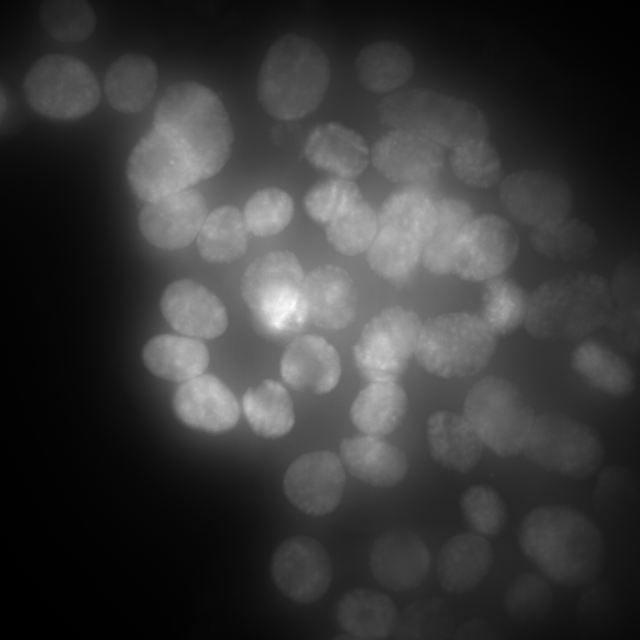
%> input picture project/data/CMV_smFISH/DAPI/DAPI_E.tif, 1280 x 1280 px (shown at 1/2 size)
$ octave image_E.m   (GNU Octave 9; MATLAB toolbox functions it lacks are replaced by stand-ins)
%> lines starting %> are read from the running program, lines starting %| are printed output that depends on the picture; in (x1, y1, x2, y2) boxes, pixels count from 0 and x2, y2 are one past the last pixel; in counts of white or black regions, pixels touching at a corner belong together; the program's own positions count from 1; long printed decimals are rounded
% IMAGES: E

%% GLOBAL VARIABLES
global area_size_thresh
global single_mrna_thresh
global nascent_intensity_thresh

% threshold area size for nuclei detection
area_size_thresh = 5000;

% threshold intensity for single mRNA molecule
single_mrna_thresh  = 0.01;

% threshold intensity for nascent mRNA at transcription site
nascent_intensity_thresh = 7;


%% STEP 1
% Load in DAPI and mRNA images
% Segment DAPI image into objects
% Calculate area of each object to isolate nuclei

fprintf('IMAGES: E\n')
fprintf('RUNNING STEP 1:\n\n')

addpath(genpath('data/CMV_smFISH/'));
dapi_file = 'DAPI/DAPI_E.tif';
mrna_file = 'mRNA/mRNA_E.tif';

dapi_img = im2double(imread(dapi_file));
%> dapi_img: size 1280x1280 double; min 0.00287, max 0.409, mean 0.0953
mrna_img = im2double(imread(mrna_file));
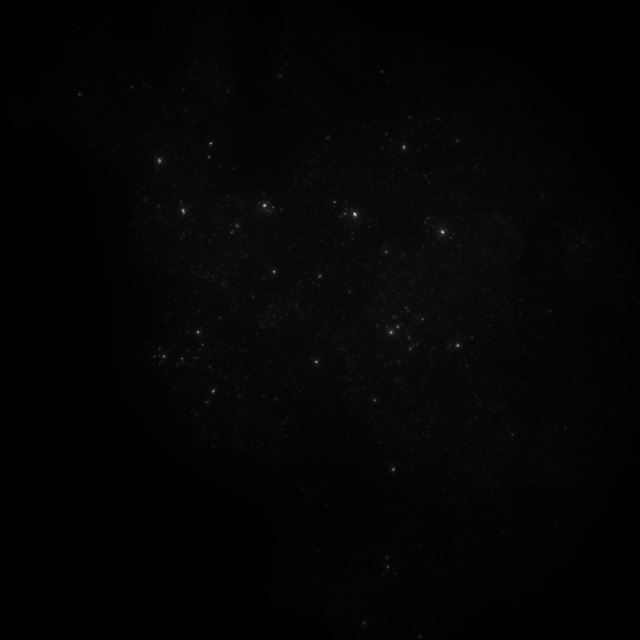
%> input picture project/data/CMV_smFISH/mRNA/mRNA_E.tif, 1280 x 1280 px (shown at 1/2 size)
%> mrna_img: size 1280x1280 double; min 0.00182, max 0.376, mean 0.00851

% [7 lines of commented-out code are left out]

[areas, labels, num_objects, num_nuclei, dapi_binary_img] = isolate_nuclei(dapi_img);
%> in isolate_nuclei, `binary_dapi = imbinarize(filtered_dapi, threshold);`:
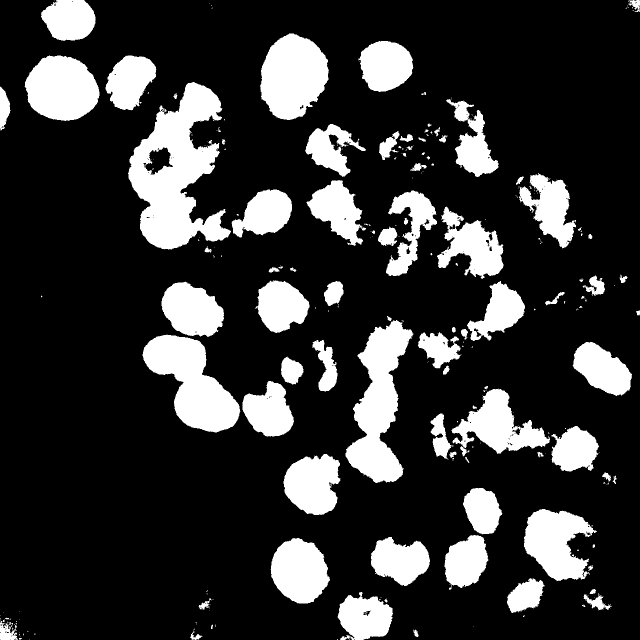
%> binary_dapi: size 1280x1280 logical (shown at 1/2 size); 20.3% white; 292 white regions (200 under 20 px), largest, box (x1, y1, x2, y2) and area: (256, 164, 462, 499) 35455, (691, 640, 827, 966) 22183, (285, 669, 481, 865) 19978
%> in isolate_nuclei, `filled_dapi = imfill(binary_dapi, 'holes');`: filled_dapi: size 1280x1280 logical; 20.4% white; 287 white regions (195 under 20 px), largest, box (x1, y1, x2, y2) and area: (256, 164, 462, 499) 37202, (691, 640, 827, 966) 22184, (285, 669, 481, 865) 19978
%> in isolate_nuclei, `D = -bwdist(~filled_dapi);`:
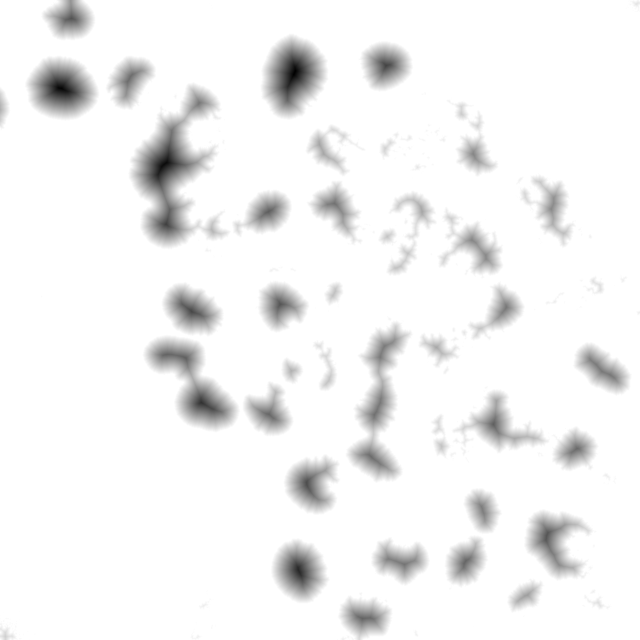
%> D: size 1280x1280 single (shown at 1/2 size); min -64.26, max 0, mean -2.96; drawn with min black and max white
%> in isolate_nuclei, `mask = imextendedmin(D, 5);`: mask: size 1280x1280 logical; 0.79% white; 58 white regions, largest, box (x1, y1, x2, y2) and area: (1177, 714, 1233, 760) 610, (323, 705, 377, 725) 404, (784, 498, 822, 541) 399
%> in isolate_nuclei, `Ld2 = watershed(D2);`:
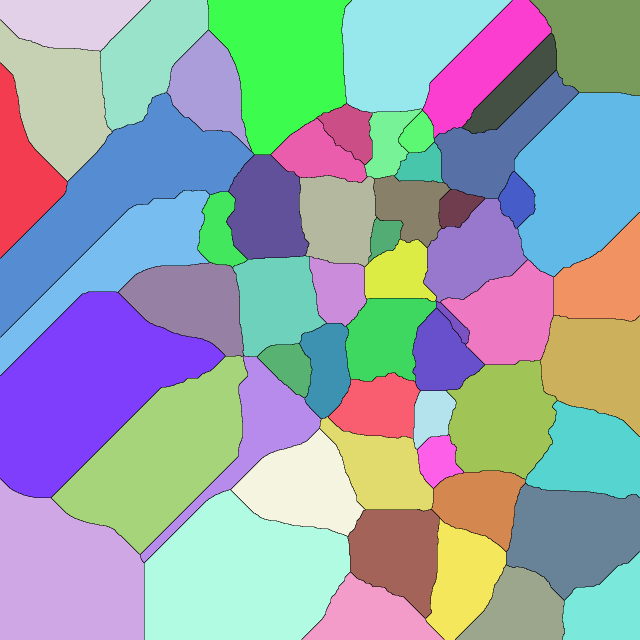
%> Ld2: size 1280x1280 uint8 (shown at 1/2 size); 59 distinct labels, from 0 to 58; one colour per label, 0 black
%> in isolate_nuclei, `dapi_img_2(Ld2 == 0) = 0;`: dapi_img_2: size 1280x1280 logical; 20.4% white; 305 white regions (199 under 20 px), largest, box (x1, y1, x2, y2) and area: (256, 211, 440, 405) 20170, (520, 67, 658, 240) 17402, (49, 111, 199, 242) 14858
%> in isolate_nuclei, `areas = table2array(regionprops('Table', dapi_img_2, 'Area'));`: areas = 305 values, max 20170 at index 32, min 1 at index 3, mean 1095.7
%> in isolate_nuclei, `num_nuclei = sum(areas > area_size_thresh);`: num_nuclei = 30
%> in isolate_nuclei, `[labels, num_objects] = bwlabel(dapi_img_2);`:
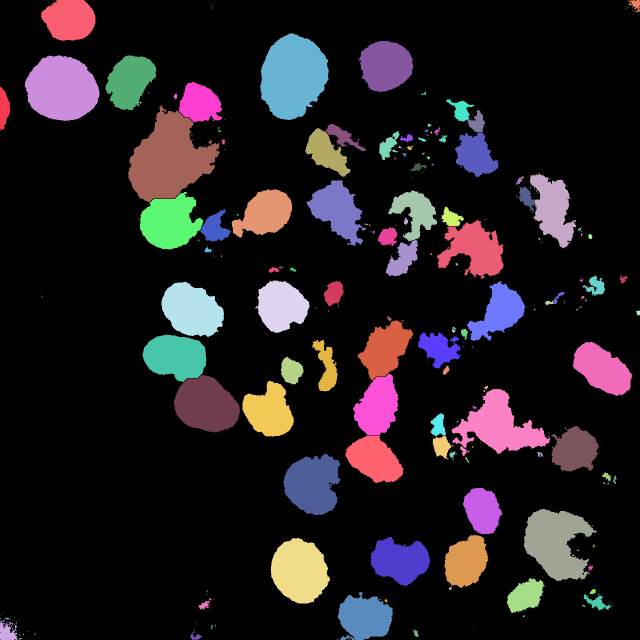
%> labels: size 1280x1280 double (shown at 1/2 size); 306 distinct labels, from 0 to 305; one colour per label, 0 black
%> in isolate_nuclei, `[labels, num_objects] = bwlabel(dapi_img_2);`: num_objects = 305
%> num_objects = 305; num_nuclei = 30
fprintf('There are %i detected nuclei.\n', num_nuclei)
%| There are 30 detected nuclei.
fprintf('###############################\n\n')


%% STEP 2
% Loop through each object and check if its a nucleus (>10000)
% If nucleus, then make a mask and isolate mRNA
% Calculate total intensity of each spot

fprintf('RUNNING STEP 2:\n\n')

all_spots = [];
for i = 1:num_objects
    if areas(i) > area_size_thresh
        nucleus_mask = (labels == i);
        [num_spots, intensities] = isolate_mrna(dapi_binary_img, mrna_img, nucleus_mask);

        all_spots = [all_spots; intensities];
    end
end
%> this loop made 305 passes
%> (pixel_intensity in isolate_mrna, areas in isolate_mrna, intensities, num_spots) on pass 34: (0.0171, 9705, 166.4, 1)
%> num_spots on passes 23, 31, 32, 35, 38, 40: 35, 23, 91, 29, 27, 114
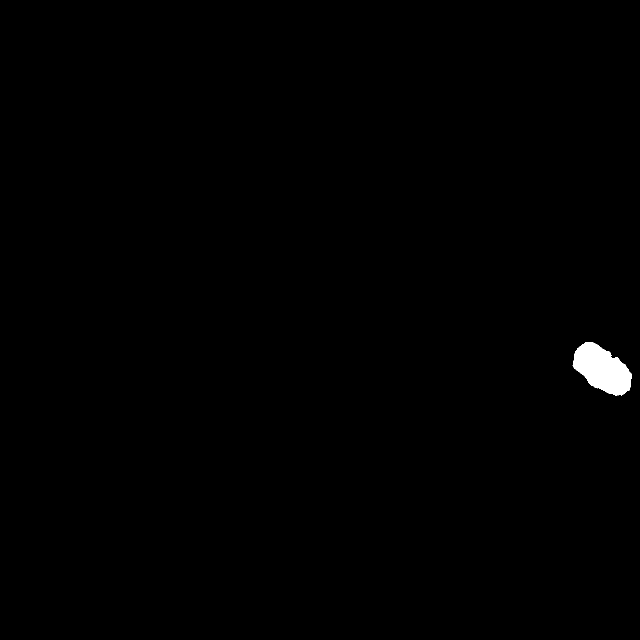
%> nucleus_mask: size 1280x1280 logical (shown at 1/2 size); 0.48% white; 1 white region, box (x1, y1, x2, y2) and area: (1145, 684, 1264, 792) 7915
%> after the loop, all_spots = 991 values, max 239.7 at index 68, min 0.0106 at index 83, mean 2.11; intensities = 24 values, max 0.12 at index 8, min 0.0107 at index 11, mean 0.0562; num_spots = 24

fprintf('###############################\n\n')

%% STEP 3
% Plot distribution of intensities for all cells

fprintf('RUNNING STEP 3:\n\n')

figure
histogram(all_spots(all_spots <= 0.1), 50)
title('Image E')
xlabel('Intensity')
ylabel('Frequency')
%> figure, not shown here; tallest bar 374 high, from x = 0.0106 to 0.0124
% from histogram, appears that 0.02 is intensity for single mRNA
% this is equal to single_mrna_thresh

fprintf('###############################\n\n')


%% STEPS 4 and 5
% Calculate number of mRNA per cell
% Calculate total number of mRNA in image
% Check if any intensity spots for a single cell are very high (>100), and
% if so calculate the mRNA for that spot (at transcription site)

fprintf('RUNNING STEPS 4 & 5:\n\n')

% vector to store number of mRNA per cell
num_mrna = [];

% vector to store nascent mRNA (mRNA at transcription site) per cell
nascent_mrna = [];

fprintf('Checking cells for transcription sites...\n\n')
for i = 1:num_objects
    if areas(i) > area_size_thresh
        nucleus_mask = (labels == i);
        [num_spots, intensities] = isolate_mrna(dapi_binary_img, mrna_img, nucleus_mask);
        num_mrna = [num_mrna; sum(intensities)/single_mrna_thresh];
        % intensities
        if (1 <= sum(intensities > nascent_intensity_thresh)) && (sum(intensities > nascent_intensity_thresh) <= 2)
            fprintf('Cell has %i transcription site(s)\n', sum(intensities > nascent_intensity_thresh));
            nascent = sum(intensities(intensities > nascent_intensity_thresh))/single_mrna_thresh;
            nascent_mrna = [nascent_mrna; nascent];
        else
            nascent_mrna = [nascent_mrna; 0];
            fprintf('Cell does not have nascent mRNA\n')
        end
        fprintf('--------------------\n')
    end
end
%> this loop made 305 passes
%> (pixel_intensity in isolate_mrna, areas in isolate_mrna, intensities, num_spots, num_mrna, nascent, nascent_mrna) on pass 34: (0.0171, 9705, 166.4, 1, [555.4; 18.6; 540; 24755.8; 16639.4], 16639.4, [0; 0; 0; 23972.8; 16639.4])
%> (num_spots, num_mrna, nascent, nascent_mrna) on passes 32, 35, 38: (91, [555.4; 18.6; 540; 24755.8], 23972.8, [0; 0; 0; 23972.8]), (29, [555.4; 18.6; 540; 24755.8; 16639.4; 10927.5], 10514.8, [0; 0; 0; 23972.8; 16639.4; 10514.8]), (27, [555.4; 18.6; 540; 24755.8; 16639.4; 10927.5; 12676.2], 12525.8, [0; 0; 0; 23972.8; 16639.4; 10514.8; 12525.8])
%> (printed output is left out)
%> after the loop, nascent = 1985.6; nascent_mrna = 30 values, max 23972.8 at index 4, min 0 at index 1, mean 6618.3; num_mrna = 30 values, max 24755.8 at index 4, min 18.6 at index 2, mean 6970.9; num_spots = 24

% disp('Number of free mRNA per cell:')
% num_mrna
total_mrna = sum(num_mrna);
%> total_mrna = 209125.6
fprintf('There are %i total mRNA molecules in the image.\n\n', total_mrna)
%| There are 209126 total mRNA molecules in the image.

% disp('Number of nascent mRNA per cell:')
% nascent_mrna
total_nascent_mrna = sum(nascent_mrna);
%> total_nascent_mrna = 198549.9
fprintf('There are %i nascent mRNA molecules in the image.\n\n', total_nascent_mrna)
%| There are 198550 nascent mRNA molecules in the image.

total_free_mrna = total_mrna - total_nascent_mrna;
%> total_free_mrna = 10575.7
fprintf('There are %i free mRNA molecules in the image.\n\n', total_free_mrna)
%| There are 10575.7 free mRNA molecules in the image.

fprintf('Mean nascent mRNA per cell: %i\n', mean(nascent_mrna))
%| Mean nascent mRNA per cell: 6618.33
fprintf('Mean free mRNA per cell: %i\n\n', mean(num_mrna - nascent_mrna))
%| Mean free mRNA per cell: 352.523

fprintf('Variance nascent mRNA per cell: %i\n', var(nascent_mrna))
%| Variance nascent mRNA per cell: 5.53604e+07
fprintf('Variance free mRNA per cell: %i\n\n', var(num_mrna - nascent_mrna))
%| Variance free mRNA per cell: 170832

fprintf('CV nascent mRNA per cell: %i\n', std(nascent_mrna)/mean(nascent_mrna))
%| CV nascent mRNA per cell: 1.124
fprintf('CV free mRNA per cell: %i\n\n', std(num_mrna - nascent_mrna)/mean(num_mrna - nascent_mrna))
%| CV free mRNA per cell: 1.172

cc = corr(nascent_mrna, (num_mrna - nascent_mrna));
%> cc = -0.297
fprintf('Correlation coefficient: %i\n\n', cc)
%| Correlation coefficient: -0.2967

figure
scatter(nascent_mrna, (num_mrna - nascent_mrna), 'filled');
xlabel('Nascent mRNA')
ylabel('Free mRNA')
title('Image E: Nascent mRNA vs. Free mRNA Per Cell')
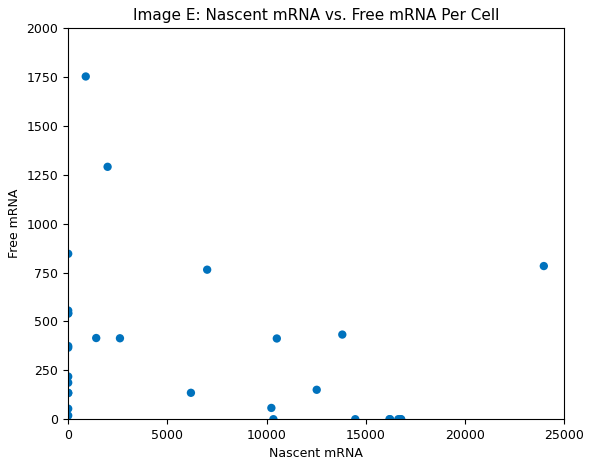
%> figure redrawn from the program's plot data

fprintf('###############################\n\n')


%% FUNCTIONS

function [areas, labels, num_objects, num_nuclei, dapi_img_2] = isolate_nuclei(dapi_img)
    global area_size_thresh

    % Reduce background noise using median filtering
    filtered_dapi = medfilt2(dapi_img, [3, 3]);

    % Adaptive thresholding to binarize the image
    threshold = adaptthresh(filtered_dapi, 0.65);
    binary_dapi = imbinarize(filtered_dapi, threshold);

    % Fill holes in the binary image
    filled_dapi = imfill(binary_dapi, 'holes');

    % Distance transform for watershed
    D = -bwdist(~filled_dapi);

    % Filtering out tiny local minimum
    mask = imextendedmin(D, 5);
    D2 = imimposemin(D, mask);
    Ld2 = watershed(D2);

    dapi_img_2 = filled_dapi;
    dapi_img_2(Ld2 == 0) = 0;

    figure
    imshow(dapi_img_2)
    title('Image E: Segmented DAPI Image')

    % Get areas of objects
    areas = table2array(regionprops('Table', dapi_img_2, 'Area'));
    num_nuclei = sum(areas > area_size_thresh);

    % Get object labels and number of objects
    [labels, num_objects] = bwlabel(dapi_img_2);
end


function [num_spots, intensities] = isolate_mrna(dapi_binary_img, mrna_img, nucleus_mask)
    % Apply thresholding to isolate mRNA signal
    level = multithresh(mrna_img);
    mrna_binary = imbinarize(mrna_img, level);

    % Isolate nucleus from mRNA image
    mrna_isolated = mrna_img.*nucleus_mask;
    mrna_binary_isolated = mrna_binary.*nucleus_mask;

    % Isolate nucleus from DAPI image
    dapi_binary_isolated = dapi_binary_img.*nucleus_mask;

    % [7 lines of commented-out code are left out]

    mrna_labeled = bwlabel(mrna_binary_isolated);

    pixel_intensity = table2array(regionprops('Table', mrna_labeled, mrna_isolated, 'MeanIntensity'));
    areas = table2array(regionprops('Table', mrna_labeled, 'Area'));
    intensities = areas.*pixel_intensity;
    num_spots = length(intensities);
end
